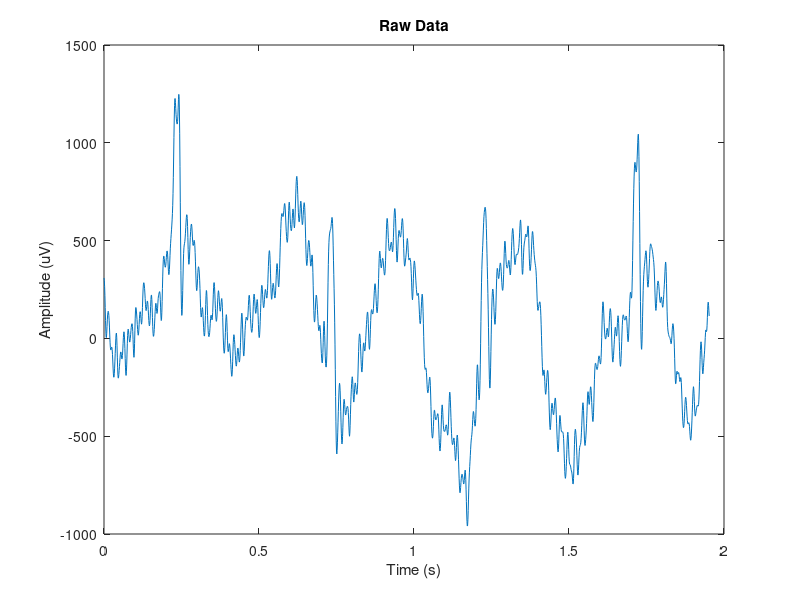
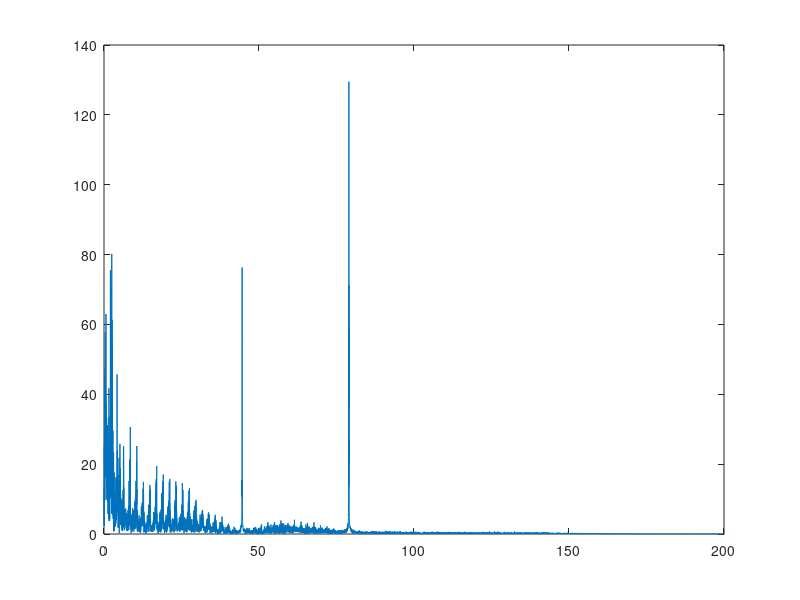
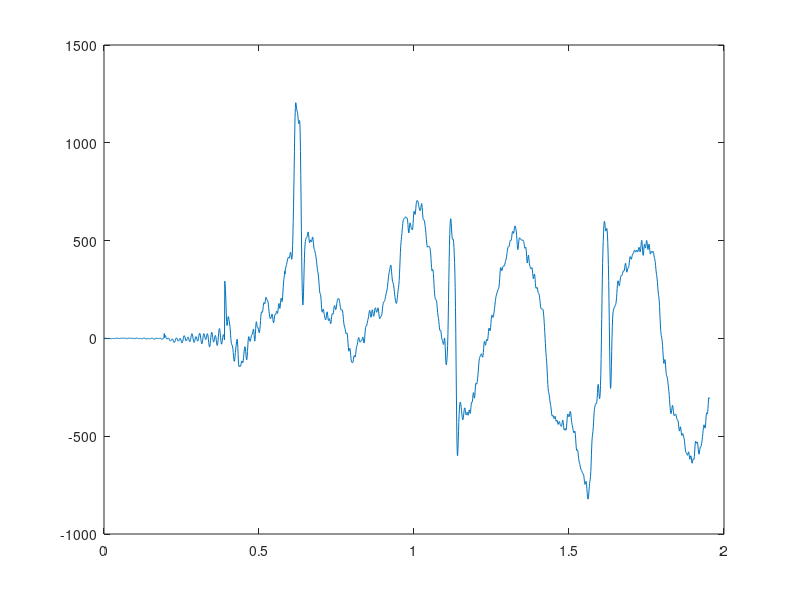
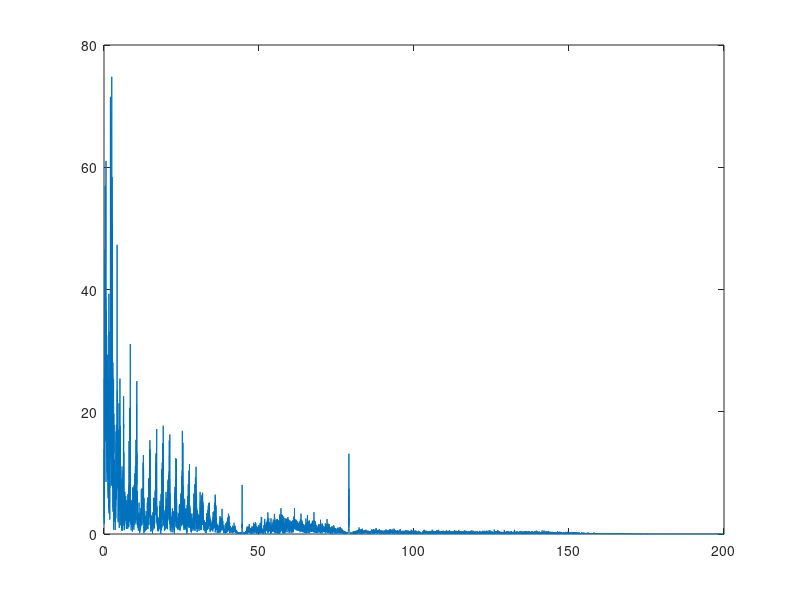

Recreate these plots in MATLAB, in order.
% ENEL420 Assignemnt
% Tim Hadler, Emily Tideswell 
% 04/08/2020

clc, clear, close all;

data = load("enel420_grp_23.txt");

fs = 1024;  % Sampling frq, HZ
n = length(data);
t = linspace(0, n/fs, n);

% Plot raw data
figure(1)
plot(t(1:2000), data(1:2000));
title("Raw Data")
xlabel("Time (s)");
ylabel("Amplitude (uV)");

% Find p2 (the two sided spectrum) and use this to find the one sided
% spectrum p1.
spct = abs(fft(data));
p2 = spct/n;
p1 = p2(1:n/2+1);
p1(2:end-1) = 2*p1(2:end-1);

% Convert freq to Hz
f = fs*(0:n/2)/n;

figure(2)
plot(f, p1)
xlim([0,200])

% Coefficents for fir filter
f1 = 44.56; %Interference frequencies
f2 = 78.99;
df = 2;
dfnotch = 0.5;
a1 = [0, (f1-df)/(fs/2), (f1-dfnotch)/(fs/2), (f1+dfnotch)/(fs/2), (f1+df)/(fs/2), 1];
b1 = [1 , 1, 0, 0, 1, 1];
a2 = [0, (f2-df)/(fs/2), (f2-dfnotch)/(fs/2), (f2+dfnotch)/(fs/2), (f2+df)/(fs/2), 1];
b2 = [1 , 1, 0, 0, 1, 1];

h1 = firpm(398, a1, b1);
h2 = firpm(400, a2, b2);

% Plot filter output
Filt_out = filter(h2, 1, (filter(h1,1,data)));
figure(3)
plot(t(1:2000), Filt_out(1:2000))

% Find and plot spectrum
spct = abs(fft(Filt_out));
p2 = spct/n;
p1 = p2(1:n/2+1);
p1(2:end-1) = 2*p1(2:end-1);

% Convert freq to Hz
f = fs*(0:n/2)/n;

figure(4)
plot(f, p1)
xlim([0,200])

figure(5)
freqz(h1, 1, 512)
figure(6)
freqz(h2, 1, 512)